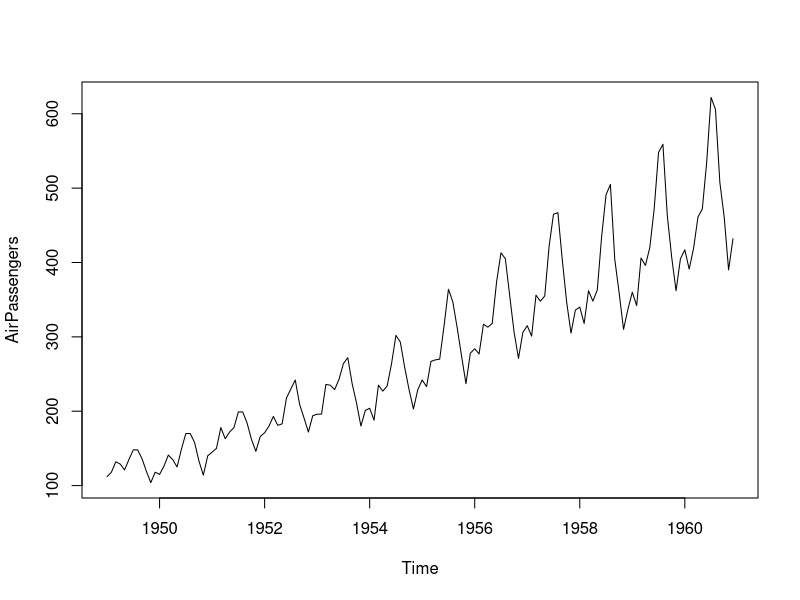
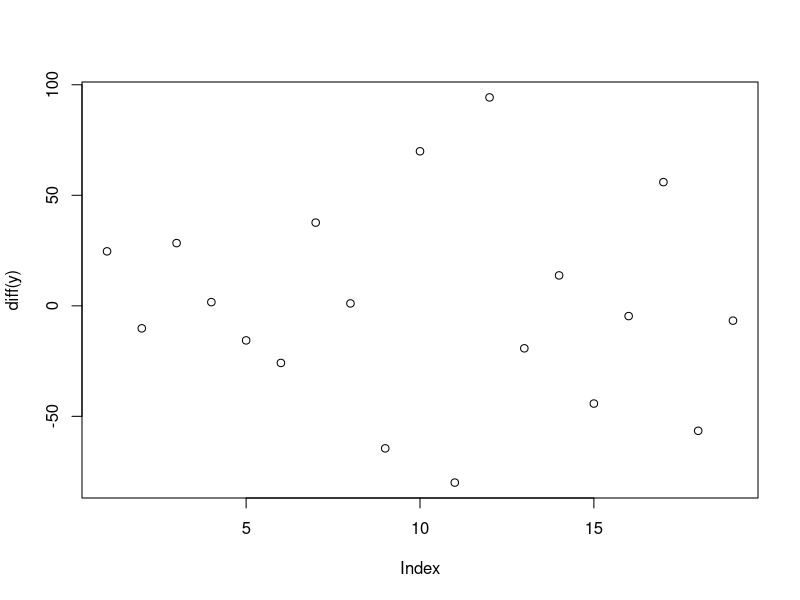
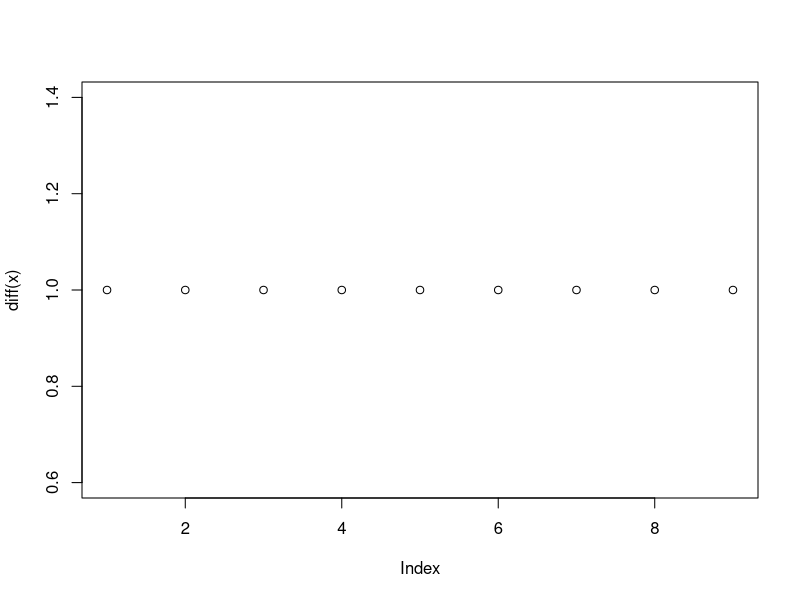

Write the R code that produced these figures, in order.
## ---- chunk 1
# This will include Chapter 1 (that is updated in its own file) in the document.

setwd("C:/LocalData/linwang/OneDrive - University of Helsinki/course/Open data science 2020/IODS-project")

# This is a so-called "R chunk" where you can write R code.
help(AirPassengers)
plot(AirPassengers) 
x <- seq(1,10, by = 1)
y <- runif(20, min = 1, max = 100)
plot(diff(y) )
plot(diff (x))
## ---- chunk 2
# This will include Chapter 2 (that is updated in its own file) in the document.
